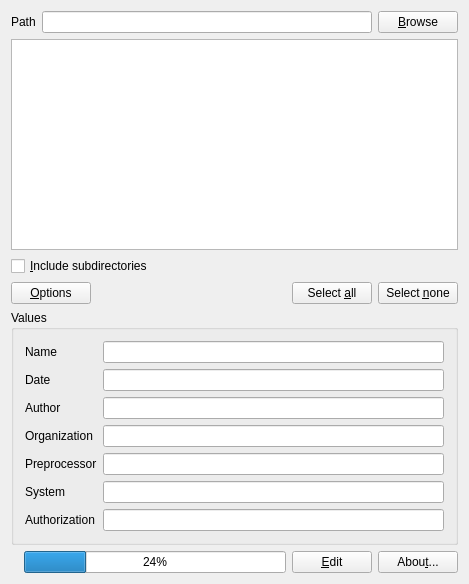
<?xml version="1.0" encoding="UTF-8"?>
<ui version="4.0">
 <class>MainWindow</class>
 <widget class="QMainWindow" name="MainWindow">
  <property name="geometry">
   <rect>
    <x>0</x>
    <y>0</y>
    <width>469</width>
    <height>584</height>
   </rect>
  </property>
  <property name="sizePolicy">
   <sizepolicy hsizetype="Preferred" vsizetype="Preferred">
    <horstretch>0</horstretch>
    <verstretch>0</verstretch>
   </sizepolicy>
  </property>
  <property name="windowTitle">
   <string>ZIMA-STEP-Edit</string>
  </property>
  <property name="windowIcon">
   <iconset resource="../zima-step-edit.qrc">
    <normaloff>:/gfx/icon.png</normaloff>:/gfx/icon.png</iconset>
  </property>
  <property name="unifiedTitleAndToolBarOnMac">
   <bool>false</bool>
  </property>
  <widget class="QWidget" name="centralWidget">
   <layout class="QVBoxLayout" name="verticalLayout">
    <item>
     <layout class="QHBoxLayout" name="horizontalLayout">
      <item>
       <widget class="QLabel" name="label">
        <property name="text">
         <string>Path</string>
        </property>
       </widget>
      </item>
      <item>
       <widget class="QLineEdit" name="pathLineEdit"/>
      </item>
      <item>
       <widget class="QPushButton" name="browseButton">
        <property name="text">
         <string>&amp;Browse</string>
        </property>
        <property name="icon">
         <iconset resource="../zima-step-edit.qrc">
          <normaloff>:/gfx/dir.xpm</normaloff>:/gfx/dir.xpm</iconset>
        </property>
       </widget>
      </item>
     </layout>
    </item>
    <item>
     <widget class="QListWidget" name="fileListWidget"/>
    </item>
    <item>
     <widget class="QCheckBox" name="subdirsCheckBox">
      <property name="text">
       <string>&amp;Include subdirectories</string>
      </property>
      <property name="checked">
       <bool>false</bool>
      </property>
     </widget>
    </item>
    <item>
     <layout class="QHBoxLayout" name="horizontalLayout_2">
      <item>
       <widget class="QPushButton" name="optionsButton">
        <property name="text">
         <string>&amp;Options</string>
        </property>
        <property name="icon">
         <iconset resource="../zima-step-edit.qrc">
          <normaloff>:/gfx/options.png</normaloff>:/gfx/options.png</iconset>
        </property>
       </widget>
      </item>
      <item>
       <spacer name="horizontalSpacer">
        <property name="orientation">
         <enum>Qt::Horizontal</enum>
        </property>
        <property name="sizeHint" stdset="0">
         <size>
          <width>40</width>
          <height>20</height>
         </size>
        </property>
       </spacer>
      </item>
      <item>
       <widget class="QPushButton" name="selectAllButton">
        <property name="text">
         <string>Select &amp;all</string>
        </property>
       </widget>
      </item>
      <item>
       <widget class="QPushButton" name="selectNoneButton">
        <property name="text">
         <string>Select &amp;none</string>
        </property>
       </widget>
      </item>
     </layout>
    </item>
    <item>
     <widget class="QGroupBox" name="groupBox">
      <property name="title">
       <string>Values</string>
      </property>
      <layout class="QFormLayout" name="formLayout">
       <property name="fieldGrowthPolicy">
        <enum>QFormLayout::AllNonFixedFieldsGrow</enum>
       </property>
       <item row="0" column="0">
        <widget class="QLabel" name="nameLabel">
         <property name="text">
          <string>Name</string>
         </property>
        </widget>
       </item>
       <item row="0" column="1">
        <widget class="QLineEdit" name="nameLineEdit">
         <property name="maxLength">
          <number>255</number>
         </property>
        </widget>
       </item>
       <item row="1" column="0">
        <widget class="QLabel" name="dateLabel">
         <property name="toolTip">
          <string>Format YYYY-mm-ddTHH:ii:ss</string>
         </property>
         <property name="text">
          <string>Date</string>
         </property>
        </widget>
       </item>
       <item row="1" column="1">
        <widget class="QLineEdit" name="dateLineEdit">
         <property name="toolTip">
          <string>Format YYYY-mm-ddTHH:ii:ss</string>
         </property>
         <property name="maxLength">
          <number>100</number>
         </property>
        </widget>
       </item>
       <item row="2" column="0">
        <widget class="QLabel" name="authorLabel">
         <property name="text">
          <string>Author</string>
         </property>
        </widget>
       </item>
       <item row="2" column="1">
        <widget class="QLineEdit" name="authorLineEdit">
         <property name="maxLength">
          <number>255</number>
         </property>
        </widget>
       </item>
       <item row="3" column="0">
        <widget class="QLabel" name="organizationLabel">
         <property name="text">
          <string>Organization</string>
         </property>
        </widget>
       </item>
       <item row="3" column="1">
        <widget class="QLineEdit" name="organizationLineEdit">
         <property name="maxLength">
          <number>255</number>
         </property>
        </widget>
       </item>
       <item row="5" column="0">
        <widget class="QLabel" name="cadLabel">
         <property name="toolTip">
          <string>The system from which the data in this exchange structure originated.</string>
         </property>
         <property name="text">
          <string>System</string>
         </property>
        </widget>
       </item>
       <item row="5" column="1">
        <widget class="QLineEdit" name="systemLineEdit">
         <property name="toolTip">
          <string>The system from which the data in this exchange structure originated.</string>
         </property>
         <property name="maxLength">
          <number>255</number>
         </property>
        </widget>
       </item>
       <item row="6" column="0">
        <widget class="QLabel" name="authorizationLabel">
         <property name="toolTip">
          <string>The name and mailing address of the person who authorized the sending of the exchange structure.</string>
         </property>
         <property name="text">
          <string>Authorization</string>
         </property>
        </widget>
       </item>
       <item row="6" column="1">
        <widget class="QLineEdit" name="authorizationLineEdit">
         <property name="toolTip">
          <string>The name and mailing address of the person who authorized the sending of the exchange structure.</string>
         </property>
        </widget>
       </item>
       <item row="4" column="0">
        <widget class="QLabel" name="preprocessorLabel">
         <property name="toolTip">
          <string>System used to create the exchange structure, including the system product name and version.</string>
         </property>
         <property name="text">
          <string>Preprocessor</string>
         </property>
        </widget>
       </item>
       <item row="4" column="1">
        <widget class="QLineEdit" name="preprocessorLineEdit">
         <property name="toolTip">
          <string>System used to create the exchange structure, including the system product name and version.</string>
         </property>
        </widget>
       </item>
      </layout>
     </widget>
    </item>
    <item>
     <layout class="QHBoxLayout" name="horizontalLayout_3">
      <item>
       <widget class="QLabel" name="statusText">
        <property name="text">
         <string/>
        </property>
       </widget>
      </item>
      <item>
       <widget class="QProgressBar" name="progressBar">
        <property name="value">
         <number>24</number>
        </property>
       </widget>
      </item>
      <item>
       <widget class="QPushButton" name="editButton">
        <property name="sizePolicy">
         <sizepolicy hsizetype="Fixed" vsizetype="Fixed">
          <horstretch>0</horstretch>
          <verstretch>0</verstretch>
         </sizepolicy>
        </property>
        <property name="text">
         <string>&amp;Edit</string>
        </property>
       </widget>
      </item>
      <item>
       <widget class="QPushButton" name="aboutButton">
        <property name="sizePolicy">
         <sizepolicy hsizetype="Fixed" vsizetype="Fixed">
          <horstretch>0</horstretch>
          <verstretch>0</verstretch>
         </sizepolicy>
        </property>
        <property name="text">
         <string>Abou&amp;t...</string>
        </property>
       </widget>
      </item>
     </layout>
    </item>
   </layout>
  </widget>
  <widget class="QMenuBar" name="menuBar">
   <property name="geometry">
    <rect>
     <x>0</x>
     <y>0</y>
     <width>469</width>
     <height>22</height>
    </rect>
   </property>
  </widget>
 </widget>
 <layoutdefault spacing="6" margin="11"/>
 <resources>
  <include location="../zima-step-edit.qrc"/>
 </resources>
 <connections/>
</ui>
